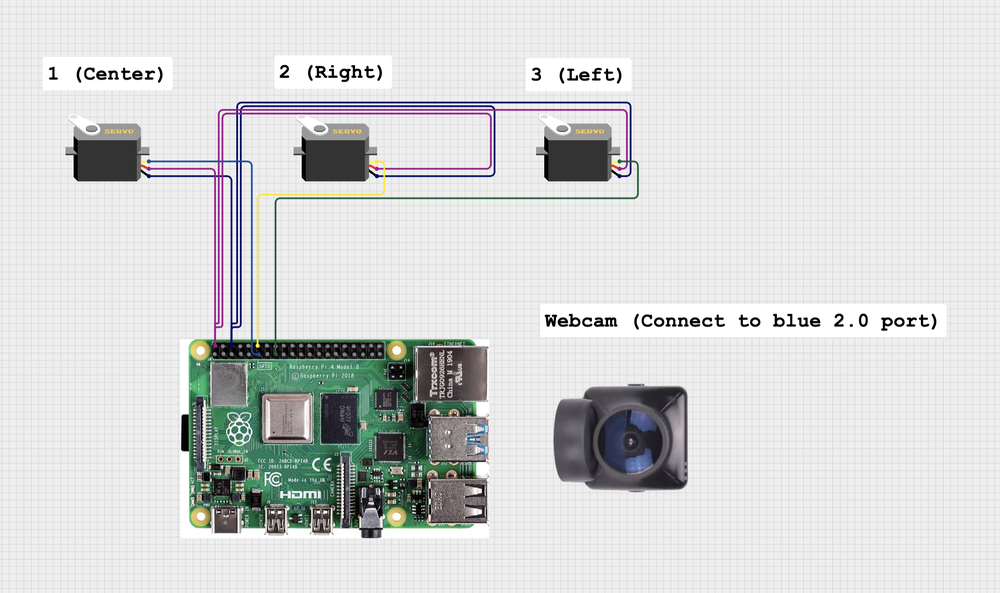
#> input picture Wiring.png, 1000 x 593 px, shrunk from 2214 x 1312 before the run, given in place of the camera
$ python tracking_test.py
#> lines starting #> are read from the running program, lines starting #| are printed output that depends on the picture; after the words box and inside, x2 and y2 are one past the last pixel; in counts of white or black regions, pixels touching at a corner belong together
#> further down, frame is the input picture: shape (593, 1000, 3); mean B, G, R 213.3, 213.6, 212.2
import numpy as np
import cv2
import time

redLower = (150, 51, 85)
redUpper = (179, 255, 255)

# Initialize the camera using cv2.VideoCapture
camera = cv2.VideoCapture(0)
time.sleep(2)

#Returns a mask of all colors within the red HSV space
def find_color_mask(frame):
	#Blur the image and convert to HSV color space
	blurred = cv2.GaussianBlur(frame, (11, 11), 0)
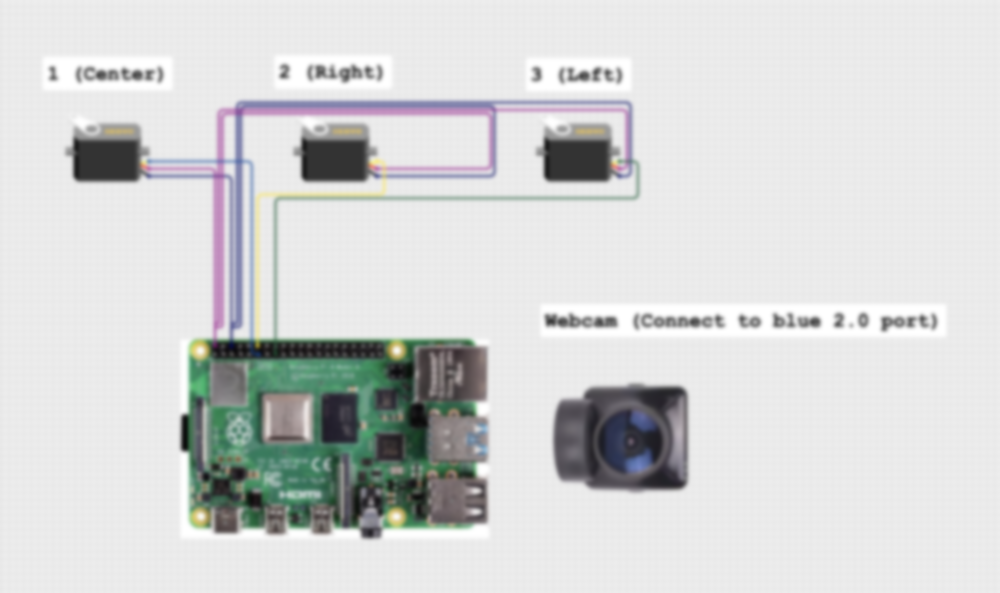
#> blurred: shape (593, 1000, 3); mean B, G, R 213.3, 213.6, 212.2
	hsv = cv2.cvtColor(blurred, cv2.COLOR_BGR2HSV)
#> hsv: shape (593, 1000, 3); mean H, S, V 16.8, 8.2, 215.2

	#Erode and Dilate to remove noise
	mask = cv2.inRange(hsv, redLower, redUpper)
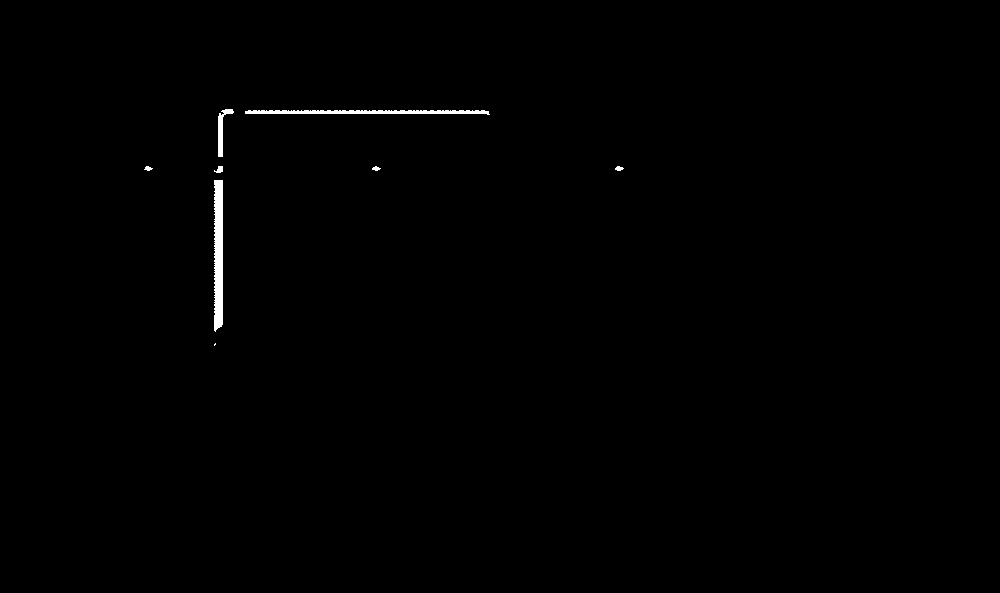
#> mask: shape (593, 1000); 0.43% white; 8 white regions (1 under 20 px), largest, box (x1, y1, x2, y2) and area: (214, 180, 223, 332) 1275, (245, 110, 490, 115) 889, (218, 109, 234, 157) 271
	mask = cv2.erode(mask, None, iterations=2)
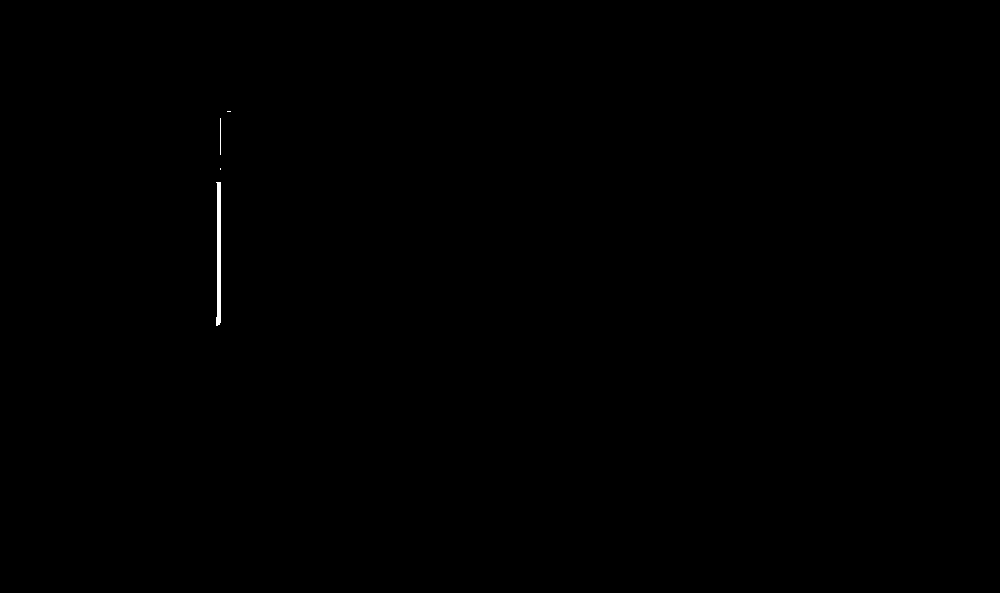
#> mask: shape (593, 1000); 0.11% white; 4 white regions (2 under 20 px), largest, box (x1, y1, x2, y2) and area: (216, 182, 221, 326) 581, (220, 118, 221, 155) 37
	mask = cv2.dilate(mask, None, iterations=2)
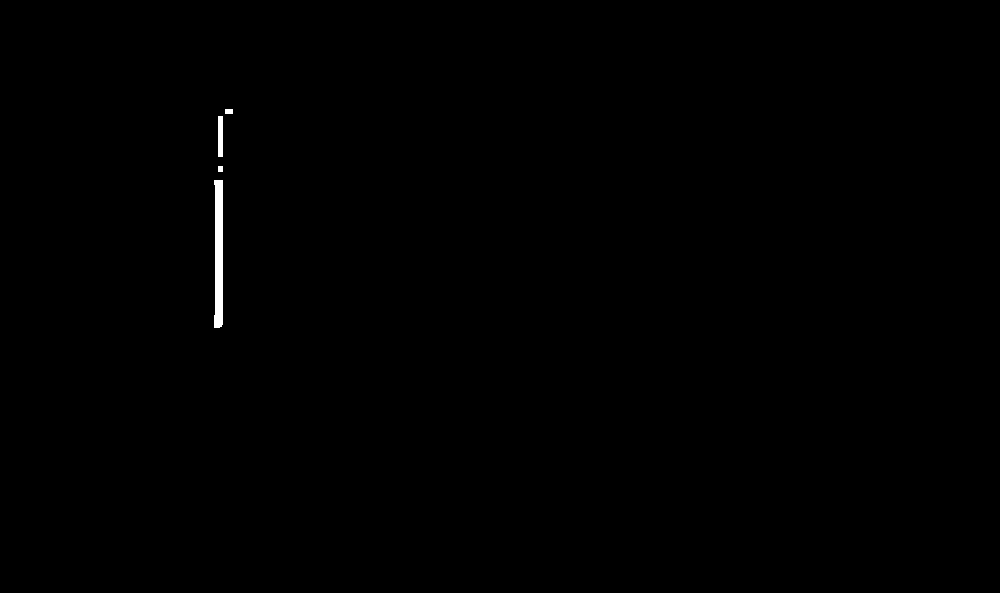
#> mask: shape (593, 1000); 0.25% white; 4 white regions

	return mask

#Finds the largest "blob" on the screen
def find_largest_contour(frame):
	# Finds contours in the provided image
	cnts, _ = cv2.findContours(frame.copy(), cv2.RETR_EXTERNAL, cv2.CHAIN_APPROX_SIMPLE)
#> cnts = 4 contours; box (x1, y1, x2, y2) and area: (214, 180, 223, 328) 1042, (218, 116, 223, 157) 160, (225, 109, 233, 114) 28, (218, 166, 223, 172) 20
	if len(cnts) > 0:
		c = max(cnts, key=cv2.contourArea)
#> c = contour of 12 points, box (x1, y1, x2, y2) (214, 180, 223, 328), area 1042
		((x, y), radius) = cv2.minEnclosingCircle(c)
#> x = 218; y = 253.5; radius = 73.61
		M = cv2.moments(c)
#> M = moments, m00 1042, centre m10/m00, m01/m00 = (218.4, 253.7)
		center = (int(M["m10"] / M["m00"]), int(M["m01"] / M["m00"]))
#> center = (218, 253)
	else:
		(x, y) = (0, 0)
		radius = 5
		center = (0, 0)

	return x, y, radius, center


while True:
	ret, frame = camera.read()  # Capture frame from the camera

	if not ret or frame is None:
		print("Error: Frame not captured")
		break

	mask = find_color_mask(frame)

	x, y, radius, center = find_largest_contour(mask)
#> x = 218; y = 253.5; radius = 73.61; center = (218, 253)

	if radius > 10:
			# draw the circle and centroid on the frame,
			# then update the list of tracked points
			cv2.circle(frame, (int(x), int(y)), int(radius), (255, 0, 0), 2)
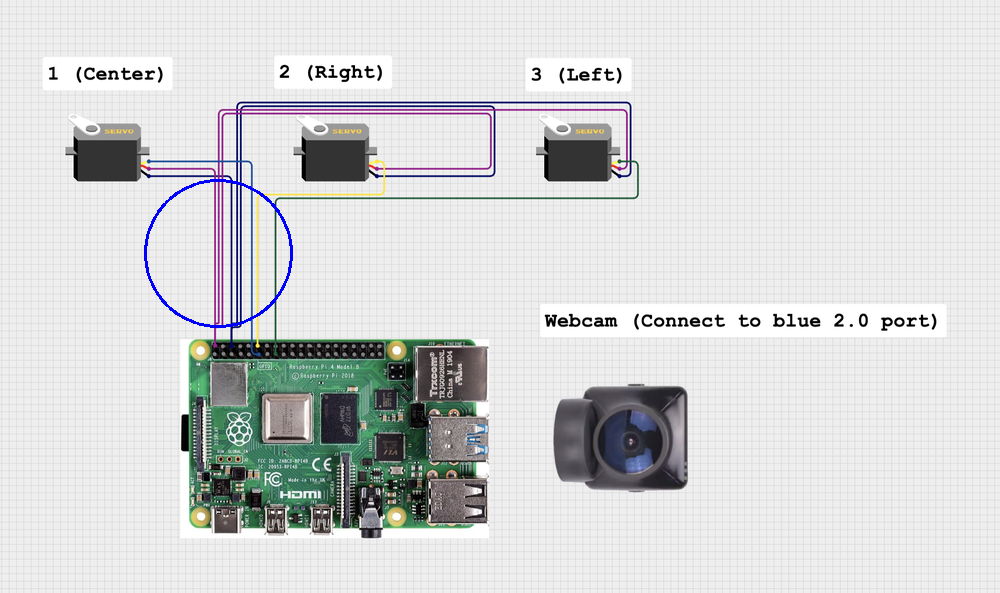
#> frame: shape (593, 1000, 3); 0.23% of pixels changed, all inside (x1, y1, x2, y2) = (144, 179, 293, 328)
			cv2.circle(frame, center, 5, (255, 0, 0), -1)
#> frame: shape (593, 1000, 3); 0.01% of pixels changed, all inside (x1, y1, x2, y2) = (213, 248, 224, 259)

	cv2.imshow("Tracking", frame)

	if(cv2.waitKey(1) & 0xff == ord('q')): #Press q to break the loop and stop moving
#> (key q is pressed here)
		break

cv2.destroyAllWindows()
camera.release()  # Release the camera
